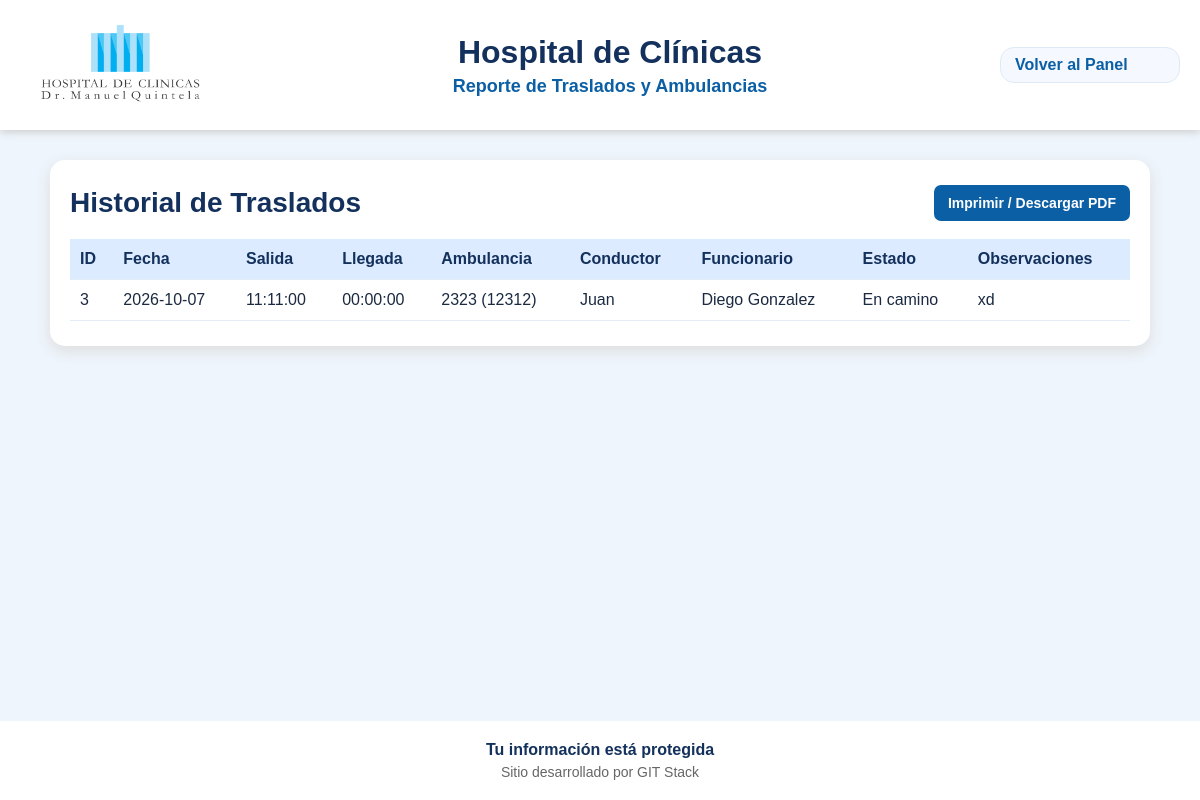
The app's page /php/reportes.php (signed in), older data.
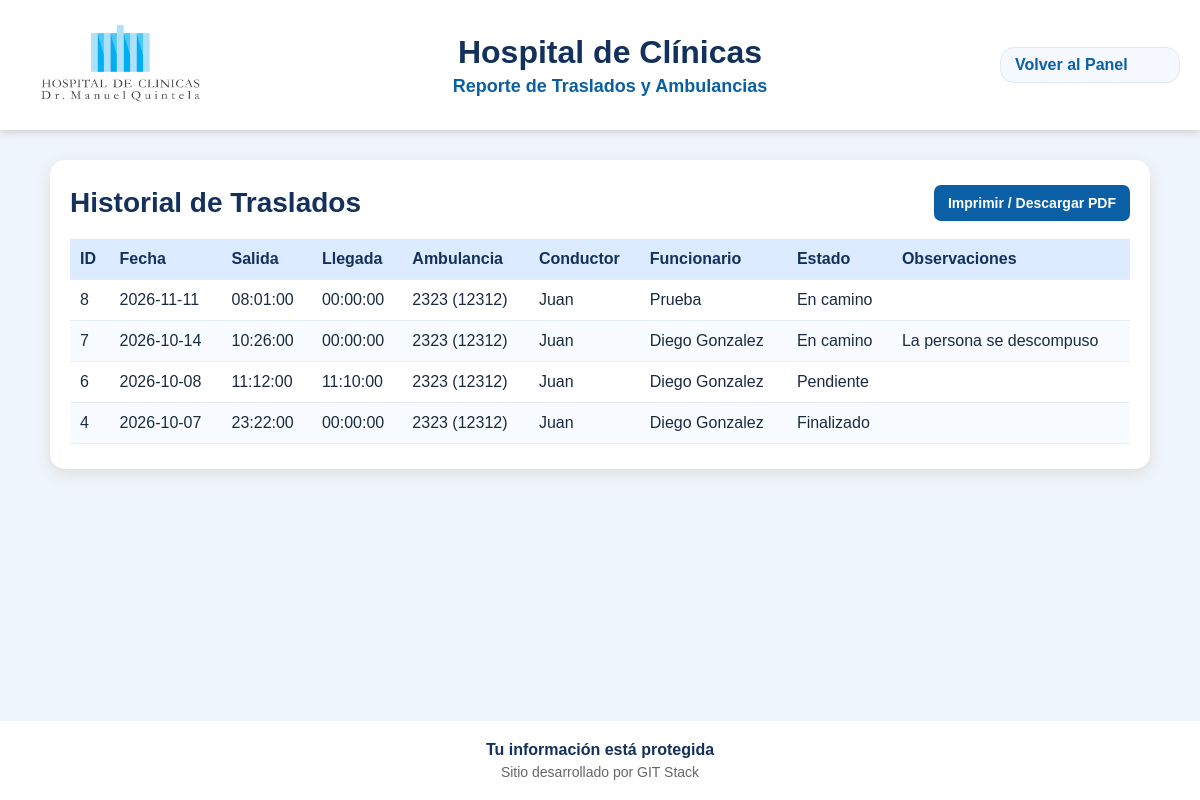
The same page, newer data.
### tables this page shows
CREATE TABLE `traslado` (
  `ID_Traslado` int(11) NOT NULL,
  `Fecha_solicitud` date NOT NULL,
  `Hora_Salida` time NOT NULL,
  `Hora_llegada_estimada` time NOT NULL,
  `Hora_llegada_efectiva` time NOT NULL,
  `Estado` varchar(50) NOT NULL,
  `Observaciones` varchar(255) NOT NULL,
  `ID_ambulancia` int(11) NOT NULL,
  `ID_Conductor` int(11) NOT NULL,
  `ID_Funcionario` int(11) NOT NULL
);

CREATE TABLE `ambulancia` (
  `ID_ambulancia` int(11) NOT NULL,
  `Estado` varchar(50) NOT NULL,
  `Año` int(11) NOT NULL,
  `Modelo` varchar(100) NOT NULL,
  `Matricula` varchar(30) NOT NULL
);

CREATE TABLE `conductor` (
  `ID_Conductor` int(11) NOT NULL,
  `Nombre` varchar(100) NOT NULL,
  `Documento` varchar(20) NOT NULL,
  `Licencia` varchar(50) NOT NULL,
  `Telefono` varchar(20) NOT NULL
);

CREATE TABLE `funcionario` (
  `ID_Funcionario` int(11) NOT NULL,
  `n_usuario` varchar(100) NOT NULL,
  `contrasenia` varchar(100) NOT NULL,
  `c_electronico` varchar(100) NOT NULL,
  `direccion` varchar(150) NOT NULL,
  `f_nacimineto` date NOT NULL,
  `cedula` varchar(20) NOT NULL,
  `n_telefono` varchar(20) NOT NULL,
  `f_Ingreso` date NOT NULL,
  `estado` varchar(50) NOT NULL
);

### php/reportes.php (the view, shortened to what this page needs)
<?php
try {
    $conexion = conectar_bd();
    $sql = "SELECT
                t.ID_Traslado,
                t.Fecha_solicitud,
                t.Hora_Salida,
                t.Hora_llegada_efectiva,
                t.Estado,
                t.Observaciones,
                a.Matricula,
                a.Modelo,
                c.Nombre AS Conductor,
                f.n_usuario AS Funcionario
            FROM traslado t
            LEFT JOIN ambulancia a ON t.ID_ambulancia = a.ID_ambulancia
            LEFT JOIN conductor c ON t.ID_Conductor = c.ID_Conductor
            LEFT JOIN funcionario f ON t.ID_Funcionario = f.ID_Funcionario
            ORDER BY t.Fecha_solicitud DESC, t.Hora_Salida DESC";
    $resultado = $conexion->query($sql);
} catch (mysqli_sql_exception $error) {
    http_response_code(500);
    exit('Error al consultar los reportes.');
}
?>
<!DOCTYPE html>
<html lang="es">
<head>
    <link rel="stylesheet" href="../css/panel_fun.css">
    <link rel="stylesheet" href="../css/reportes.css">
    <link rel="stylesheet" href="../css/footer.css?v=20261007">
</head>
<body>
    <header>
        <div class="logo-panel">
            <img src="../img/Logo_Hc_small.png" alt="Logo Hospital de Clínicas">
        </div>
        <div class="titulo-panel">
            <h1>Hospital de Clínicas</h1>
            <h2>Reporte de Traslados y Ambulancias</h2>
        </div>
        <div class="perfil-header">
            <a href="../pages/panel_fun.html" style="text-decoration:none; color:#0b5fa5; font-weight:bold;">Volver al Panel</a>
        </div>
    </header>
    <main>
        <section class="panel-principal">
            <div class="acciones-reporte">
                <h2>Historial de Traslados</h2>
                <button onclick="window.print()" class="btn-imprimir">Imprimir / Descargar PDF</button>
            </div>
            <div class="tabla-reporte-contenedor">
                <table class="tabla-reporte">
                    <thead>
                        <tr>
                            <th>ID</th>
                            <th>Fecha</th>
                            <th>Salida</th>
                            <th>Llegada</th>
                            <th>Ambulancia</th>
                            <th>Conductor</th>
                            <th>Funcionario</th>
                            <th>Estado</th>
                            <th>Observaciones</th>
                        </tr>
                    </thead>
                    <tbody>
                        <?php if ($resultado && $resultado->num_rows > 0): ?>
                            <?php while ($fila = $resultado->fetch_assoc()): ?>
                                <tr>
                                    <td><?= htmlspecialchars($fila['ID_Traslado']) ?></td>
                                    <td><?= htmlspecialchars($fila['Fecha_solicitud']) ?></td>
                                    <td><?= htmlspecialchars($fila['Hora_Salida']) ?></td>
                                    <td><?= htmlspecialchars($fila['Hora_llegada_efectiva']) ?></td>
                                    <td><?= htmlspecialchars(($fila['Modelo'] ?? '') . ' (' . ($fila['Matricula'] ?? 'Sin asignado') . ')') ?></td>
                                    <td><?= htmlspecialchars($fila['Conductor'] ?? 'No asignado') ?></td>
                                    <td><?= htmlspecialchars($fila['Funcionario'] ?? 'Sistema') ?></td>
                                    <td><?= htmlspecialchars($fila['Estado']) ?></td>
                                    <td><?= htmlspecialchars($fila['Observaciones']) ?></td>
                                </tr>
                            <?php endwhile; ?>
                        <?php else: ?>
                            <tr>
                                <td colspan="9">No hay registros de traslados en la base de datos.</td>
                            </tr>
                        <?php endif; ?>
                    </tbody>
                </table>
            </div>
        </section>
    </main>
    <footer class="footer-site">
        <strong>Tu información está protegida</strong>
        <p>Sitio desarrollado por GIT Stack</p>
    </footer>
</body>
</html>

### css/panel_fun.css (style rules this page uses)
* { margin: 0; padding: 0; box-sizing: border-box; font-family: Arial, sans-serif; }
body { background: #eef5fc; color: #1b2a41; }
header, footer { background: #fff; padding: 15px 20px; text-align: center; color: gray; }
header { display: flex; justify-content: space-between; align-items: center; box-shadow: 0 2px 8px #ccc; gap: 70px; min-height: 130px; }
.logo-panel { display: flex; align-items: center; }
.logo-panel img { width: 200px; }
.titulo-panel { flex: 1; text-align: center; padding: 10px 0; }
.titulo-panel h1 { color: #13315c; font-size: 32px; margin: 0; }
.titulo-panel h2 { color: #0b5fa5; font-size: 18px; margin: 5px 0 0; }
.perfil-header { display: flex; align-items: center; gap: 12px; background: #f5f9ff; border: 1px solid #dfeaf7; border-radius: 14px; padding: 8px 14px; min-width: 180px; }
main { padding: 30px 15px; }
.panel-principal { max-width: 1100px; margin: 0 auto 30px; background: #fff; padding: 25px 20px; border-radius: 15px; box-shadow: 0 5px 15px #ddd; }
.panel-principal h2 { color: #13315c; font-size: 28px; margin-bottom: 20px; text-align: center; }
footer { margin-top: 20px; padding: 15px 20px; }
footer p { font-size: 14px; color: #666; }

### css/reportes.css (style rules this page uses)
.acciones-reporte { align-items: center; display: flex; gap: 16px; justify-content: space-between; margin-bottom: 18px; }
.acciones-reporte h2 { margin: 0; }
.btn-imprimir { background: #0b5fa5; border: 0; border-radius: 7px; color: #fff; cursor: pointer; font-size: 14px; font-weight: bold; padding: 10px 14px; }
.tabla-reporte-contenedor { overflow-x: auto; width: 100%; }
.tabla-reporte { border-collapse: collapse; min-width: 900px; width: 100%; }
.tabla-reporte th, .tabla-reporte td { border-bottom: 1px solid #e4edf7; padding: 11px 10px; text-align: left; vertical-align: top; }
.tabla-reporte th { background: #dcebff; color: #13315c; white-space: nowrap; }
.tabla-reporte tbody tr:nth-child(even) { background: #f8fbff; }

### css/footer.css (style rules this page uses)
body { display: flex; flex-direction: column; min-height: 100vh; }
body > main { flex: 1 0 auto; }
footer.footer-site { flex-shrink: 0; background: #fff; color: gray; font-family: Arial, sans-serif; font-size: 16px; line-height: normal; margin-top: 30px; padding: 20px; text-align: center; }
footer.footer-site strong { color: #13315c; display: block; margin-bottom: 5px; }
footer.footer-site p { color: #666; font-size: 14px; line-height: normal; margin: 0; }

Row changes from the older to the newer data that the page shows:
removed traslado: ID_Traslado "3", Fecha_solicitud "2026-10-07", Hora_Salida "11:11:00", Hora_llegada_efectiva "00:00:00", ID_ambulancia.Matricula "2323 (12312)", ID_Conductor.Nombre "Juan", ID_Funcionario.n_usuario "Diego Gonzalez", Estado "En camino", Observaciones "xd"
added traslado: ID_Traslado "8", Fecha_solicitud "2026-11-11", Hora_Salida "08:01:00", Hora_llegada_efectiva "00:00:00", ID_ambulancia.Matricula "2323 (12312)", ID_Conductor.Nombre "Juan", ID_Funcionario.n_usuario "Prueba", Estado "En camino"
added traslado: ID_Traslado "7", Fecha_solicitud "2026-10-14", Hora_Salida "10:26:00", Hora_llegada_efectiva "00:00:00", ID_ambulancia.Matricula "2323 (12312)", ID_Conductor.Nombre "Juan", ID_Funcionario.n_usuario "Diego Gonzalez", Estado "En camino", Observaciones "La persona se descompuso"
added traslado: ID_Traslado "6", Fecha_solicitud "2026-10-08", Hora_Salida "11:12:00", Hora_llegada_efectiva "11:10:00", ID_ambulancia.Matricula "2323 (12312)", ID_Conductor.Nombre "Juan", ID_Funcionario.n_usuario "Diego Gonzalez", Estado "Pendiente"
added traslado: ID_Traslado "4", Fecha_solicitud "2026-10-07", Hora_Salida "23:22:00", Hora_llegada_efectiva "00:00:00", ID_ambulancia.Matricula "2323 (12312)", ID_Conductor.Nombre "Juan", ID_Funcionario.n_usuario "Diego Gonzalez", Estado "Finalizado"
